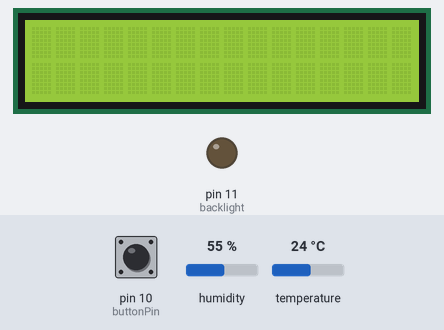
The sketch below on a simulated Arduino Uno, built with avr-gcc and run on an emulated ATmega328P. Shown: 16×2 character LCD, output pins drawn as LEDs (lit = HIGH). The test bench sets the inputs (shaded band); at power-on: pin 10 (buttonPin) HIGH, humidity 55 %, temperature 24 °C.

Above: at 1.7 s.
1.8 s: pin 10 (buttonPin) pulled LOW for 0.65 s
At 3.1 s:
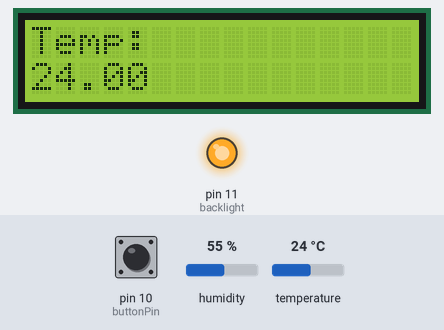
4.7 s: pin 10 (buttonPin) pulled LOW for 3.2 s
At 5.2 s:
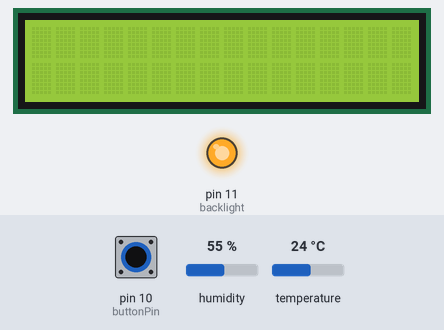
Timing chart, 0 to 9.4 s (numbered marks = the images above; inputs shaded):
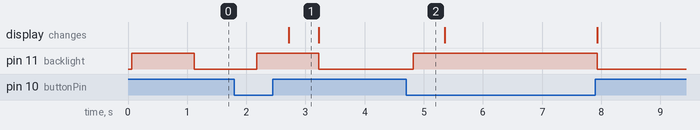

The sketch:

lab1.ino
```cpp
// include the library code:
#include <LiquidCrystal.h>
#include <DHT11.h>
#include <AnalogButtons.h>
#include <SoftwareSerial.h>

// initialize the library by associating any needed LCD interface pin
// with the arduino pin number it is connected to
const int rs = 8,
          en = 9,
          d4 = 4,
          d5 = 5,
          d6 = 6,
          d7 = 7;
LiquidCrystal lcd(rs, en, d4, d5, d6, d7);
const int buttonPin = 10;
const int backlight = 11;
int buttonState = 0;

const int rx = 13;
const int tx = 12;

DHT11 dht11(2);
SoftwareSerial BTSerial(rx, tx); // object to read data from HC-06 Bluetooth device

unsigned long previousMS = 0;
unsigned long currentMS;

float temperature = 0;

void setup() {
  lcd.begin(16, 2);              // set up the LCD's number of columns and rows:
  Serial.begin(9600);          // set baurd rate for temperature sensor
  BTSerial.begin(9600);          // set baud rate for HC-06 bluetooth device
  pinMode(buttonPin, INPUT);     // set input for button
  pinMode(backlight, OUTPUT);    // set an output for the LCD backlight
  pinMode(rx, INPUT);
  pinMode(tx, OUTPUT);
  digitalWrite(backlight, HIGH); // turn on backlight

  temperature = dht11.readTemperature();
}

void loop() {
  lcd.clear();
  // we want to pulse the time in arduino rather than java code so grab time in ms
  currentMS = millis();
  // check every half second
  if (currentMS - previousMS >= 500) {
    previousMS = currentMS;
    temperature = dht11.readTemperature();
    // check is button is being pressed
    while(digitalRead(buttonPin) == LOW) {
      digitalWrite(backlight, HIGH); // turn on backlight
      lcd.display();
      temperature = dht11.readTemperature();
      if (temperature == -1 || temperature == 254) {
        printToLCD("     Error!     ", "Sensor not found");
      } else if (temperature != 253) {
        printToLCD("Temp:           ", String(temperature));
        BTSerial.print(String(temperature) + "\n"); // send to HC-06 device
      } else {
        Serial.println("253: timeout error from sensor"); // we ignore this error code
        printToLCD("     Error!     ", "Sensor not found");
      }
      // delay similar to the if statement to only read in every so often
      delay(500);
    }
    BTSerial.print(String(temperature) + "\n");
    lcd.clear();
    digitalWrite(backlight, LOW); // turn off backlight
  }
}

// helper functions
void printToLCD(String str1, String str2) {
  lcd.clear();
  lcd.setCursor(0,0);
  lcd.print(str1);

  lcd.setCursor(0,1);
  lcd.print(str2);
}
```

Measured:
- after the input at 1.8 s, pin 11 (backlight): LOW → HIGH after 0.38 s, → LOW 1.0 s later; the display: changes after 0.91 s (image 1)
- after the input at 4.7 s, pin 11 (backlight): LOW → HIGH after 0.12 s, → LOW 3.1 s later
- what the display in image 1 shows lasts 0.5 s, from 2.7 s to 3.2 s
